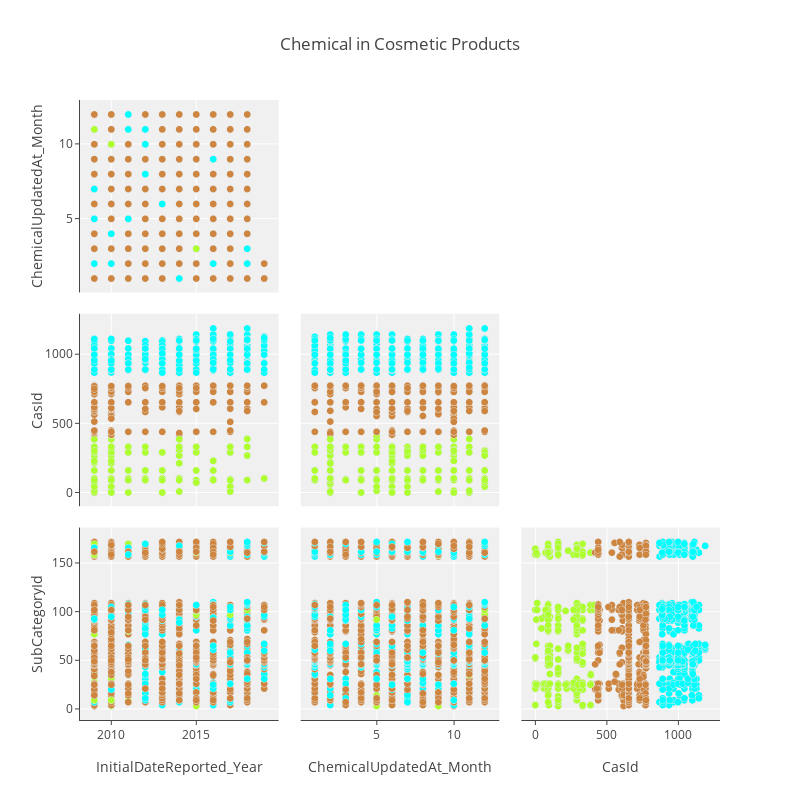

Notebook code cell kept with this figure:
### Code cell
data_plot = [
    go.Splom(
        dimensions=[dict(label = INITIALDATEREPORTED_COLUMN + '_Year',
                        values = data_aggregated[INITIALDATEREPORTED_COLUMN + '_Year']),
                    dict(label=CHEMICALUPDATEDAT_COLUMN + '_Month',
                        values=data_aggregated[CHEMICALUPDATEDAT_COLUMN + '_Month']),
                    dict(label=CASID_COLUMN,
                        values=data_aggregated[CASID_COLUMN]),
                    dict(label=SUBCATEGORYID_COLUMN,
                        values=data_aggregated[SUBCATEGORYID_COLUMN])],
        #text=text,
        #default axes name assignment :
        #xaxes= ['x1','x2',  'x3'],
        #yaxes=  ['y1', 'y2', 'y3'], 
        marker=dict(color=COLOR_MAP[clusters],
                    size=7,
                    colorscale='Viridis',
                    showscale=False,
                    line=dict(width=0.5,
                              color='rgb(230,230,230)'))
    )
]

axis = dict(showline=True,
          zeroline=False,
          gridcolor='#fff',
          ticklen=4)

layout = go.Layout(
    title='Chemical in Cosmetic Products',
    width=800,
    height=800,
    autosize=False,
    hovermode='closest',
    plot_bgcolor='rgba(240,240,240, 0.95)',
    xaxis1=dict(axis),
    xaxis2=dict(axis),
    xaxis3=dict(axis),
    xaxis4=dict(axis),
    yaxis1=dict(axis),
    yaxis2=dict(axis),
    yaxis3=dict(axis),
    yaxis4=dict(axis)
)

data_plot[0]['showupperhalf'] = False
data_plot[0]['diagonal'].update(visible = False)

fig1 = dict(data=data_plot, layout=layout)
offline.iplot(fig1, filename='splom-data_aggregated')

### Figure 1 — Plotly figure (JSON) as saved in the notebook; plotly's stock layout.template omitted (floating-point values rounded to 4 significant figures; data arrays with more than 128 entries replaced by an {"elided": "..."} marker saying what was removed)
{"data": [{"diagonal": {"visible": false}, "dimensions": [{"label": "InitialDateReported_Year", "values": {"elided": "9085 int values"}}, {"label": "ChemicalUpdatedAt_Month", "values": {"elided": "9085 int values"}}, {"label": "CasId", "values": {"elided": "9085 int values"}}, {"label": "SubCategoryId", "values": {"elided": "9085 int values"}}], "marker": {"color": {"elided": "9085 str values"}, "colorscale": "Viridis", "line": {"color": "rgb(230,230,230)", "width": 0.5}, "showscale": false, "size": 7}, "showupperhalf": false, "type": "splom", "uid": "cda59319-bf0b-4898-b354-fd5f0de1558c"}], "layout": {"autosize": false, "height": 800, "hovermode": "closest", "plot_bgcolor": "rgba(240,240,240, 0.95)", "title": {"text": "Chemical in Cosmetic Products"}, "width": 800, "xaxis": {"gridcolor": "#fff", "showline": true, "ticklen": 4, "zeroline": false}, "xaxis2": {"gridcolor": "#fff", "showline": true, "ticklen": 4, "zeroline": false}, "xaxis3": {"gridcolor": "#fff", "showline": true, "ticklen": 4, "zeroline": false}, "xaxis4": {"gridcolor": "#fff", "showline": true, "ticklen": 4, "zeroline": false}, "yaxis": {"gridcolor": "#fff", "showline": true, "ticklen": 4, "zeroline": false}, "yaxis2": {"gridcolor": "#fff", "showline": true, "ticklen": 4, "zeroline": false}, "yaxis3": {"gridcolor": "#fff", "showline": true, "ticklen": 4, "zeroline": false}, "yaxis4": {"gridcolor": "#fff", "showline": true, "ticklen": 4, "zeroline": false}}}
